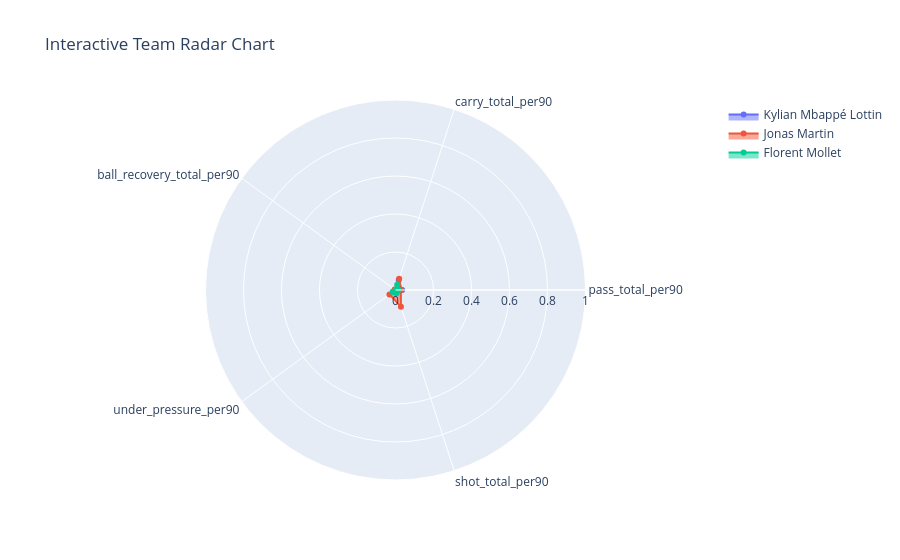

The notebook cell saved with this chart:
### Code cell
plot_team_radar_interactive(season_stats, team_player_ids, radar_stats, stat_categories)

### Figure 1 — Plotly figure (JSON) as saved in the notebook; plotly's stock layout.template omitted (floating-point values rounded to 4 significant figures)
{"data": [{"fill": "toself", "hoverinfo": "text", "name": "Kylian Mbappé Lottin", "r": [0.03366, 0.05467, 0, 0.01589, 0.01501, 0.03366], "text": ["pass_total_per90: 0.03", "carry_total_per90: 0.05", "ball_recovery_total_per90: 0.00", "under_pressure_per90: 0.02", "shot_total_per90: 0.02"], "theta": ["pass_total_per90", "carry_total_per90", "ball_recovery_total_per90", "under_pressure_per90", "shot_total_per90", "pass_total_per90"], "type": "scatterpolar"}, {"fill": "toself", "hoverinfo": "text", "name": "Jonas Martin", "r": [0.02835, 0.06225, 0.005547, 0.03942, 0.0921, 0.02835], "text": ["pass_total_per90: 0.03", "carry_total_per90: 0.06", "ball_recovery_total_per90: 0.01", "under_pressure_per90: 0.04", "shot_total_per90: 0.09"], "theta": ["pass_total_per90", "carry_total_per90", "ball_recovery_total_per90", "under_pressure_per90", "shot_total_per90", "pass_total_per90"], "type": "scatterpolar"}, {"fill": "toself", "hoverinfo": "text", "name": "Florent Mollet", "r": [0.01419, 0.02884, 0, 0.01837, 0.01794, 0.01419], "text": ["pass_total_per90: 0.01", "carry_total_per90: 0.03", "ball_recovery_total_per90: 0.00", "under_pressure_per90: 0.02", "shot_total_per90: 0.02"], "theta": ["pass_total_per90", "carry_total_per90", "ball_recovery_total_per90", "under_pressure_per90", "shot_total_per90", "pass_total_per90"], "type": "scatterpolar"}], "layout": {"polar": {"radialaxis": {"range": [0, 1], "visible": true}}, "showlegend": true, "title": {"text": "Interactive Team Radar Chart"}}}
